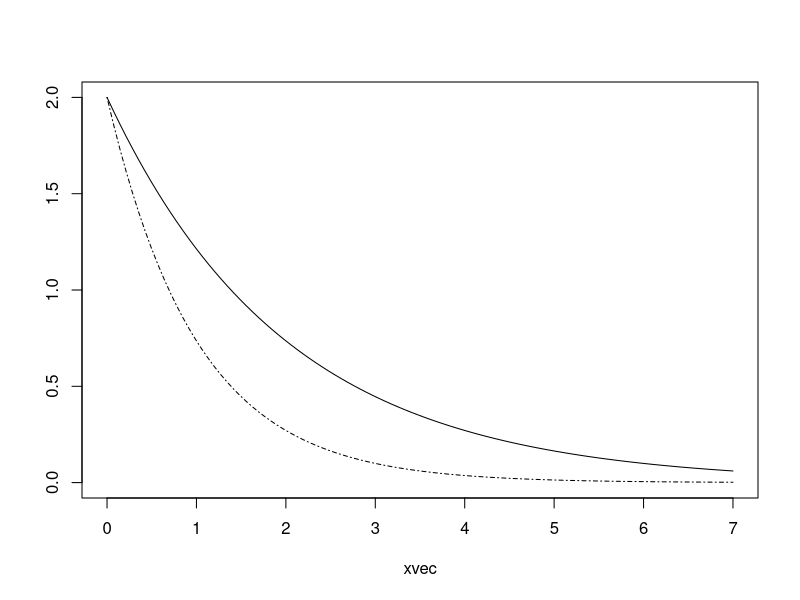
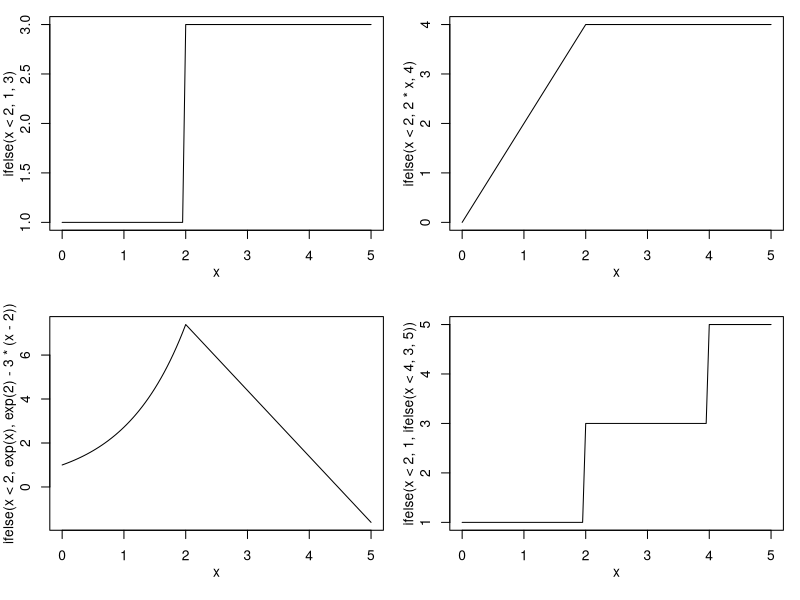
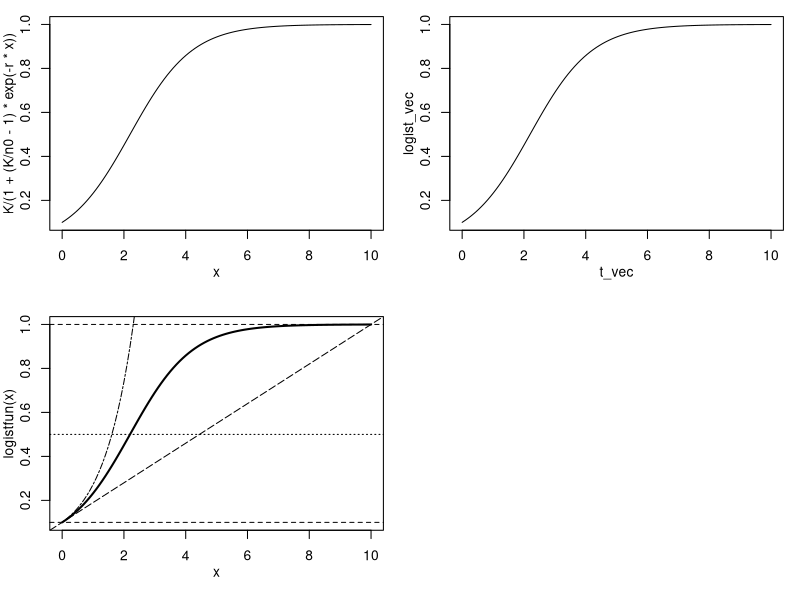

Here is the R script that generated these plots, in order:
###################################################
### chunk number 1:  eval=FALSE
###################################################
## curve(2*exp(-x/2),from=0,to=7,ylim=c(0,2),ylab="")
## curve(2*exp(-x),add=TRUE,lty=4)
## curve(x*exp(-x/2),add=TRUE,lty=2)
## curve(2*x*exp(-x/2),add=TRUE,lty=3)
## text(0.4,1.9,expression(paste("exponential: ",2*e^(-x/2))),adj=0)
## text(4,0.7,expression(paste("Ricker: ",x*e^(-x/2))))
## text(4,.25,expression(paste("Ricker: ",2*x*e^(-x/2))),adj=0)
## text(2.8,0,expression(paste("exponential: ",2*e^(-x))))


###################################################
### chunk number 2: 
###################################################
xvec = seq(0,7,length=100)
exp1_vec = 2*exp(-xvec/2)
exp2_vec = 2*exp(-xvec)
plot(xvec,exp1_vec,type="l",ylim=c(0,2),ylab="")
lines(xvec,exp2_vec,lty=4)


###################################################
### chunk number 3:  eval=FALSE
###################################################
## matplot(xvec,cbind(exp1_vec,exp2_vec),type="l",
##         ylab="")


###################################################
### chunk number 4: 
###################################################
expfun = function(x,a=1,b=1) {
   a*exp(-b*x)
 }
exp1_vec = sapply(xvec,expfun,a=2,b=1/2)
exp2_vec = sapply(xvec,expfun,a=2,b=1)


###################################################
### chunk number 5: 
###################################################
x=c(-25,-16,-9,-4,-1,0,1,4,9,16,25)
ifelse(x<0,0,sqrt(x))


###################################################
### chunk number 6: 
###################################################
op=par(mfrow=c(2,2),mgp=c(2,1,0),mar=c(4.2,3,1,1))
curve(ifelse(x<2,1,3),from=0,to=5)
curve(ifelse(x<2,2*x,4),from=0,to=5)
curve(ifelse(x<2,exp(x),exp(2)-3*(x-2)),from=0,to=5)
curve(ifelse(x<2,1,ifelse(x<4,3,5)),from=0,to=5)


###################################################
### chunk number 7: 
###################################################
d1 = D(expression(x^2),"x"); d1


###################################################
### chunk number 8: 
###################################################
eval(d1,list(x=2))


###################################################
### chunk number 9: 
###################################################
D(d1,"x")


###################################################
### chunk number 10: 
###################################################
r = 1
K = 1
n0 = 0.1  # what happens if you set n0 to 0???
curve(K/(1+(K/n0-1)*exp(-r*x)),from=0,to=10)


###################################################
### chunk number 11: 
###################################################
t_vec = seq(0,10,length=100)
logist_vec = K/(1+(K/n0-1)*exp(-r*t_vec))    
plot(t_vec,logist_vec,type="l")


###################################################
### chunk number 12: 
###################################################
logistfun = function(t,r=1,n0=0.1,K=1) {
  K/(1+(K/n0-1)*exp(-r*t))
}
logist_vec = sapply(t_vec,logistfun)


###################################################
### chunk number 13: 
###################################################
r=17
logistfun(1,r=2)
r=0
logistfun(1,r=2)


###################################################
### chunk number 14: 
###################################################
curve(logistfun(x),from=0,to=10,lwd=2)
abline(h=n0,lty=2)
abline(h=K,lty=2)
abline(h=K/2,lty=3)
abline(v=-log(n0/(K-n0))/r,lty=4)
r=1
abline(a=n0,b=r*n0*(1-n0/K),lty=5)
curve(n0*exp(r*x),from=0,lty=6,add=TRUE)


